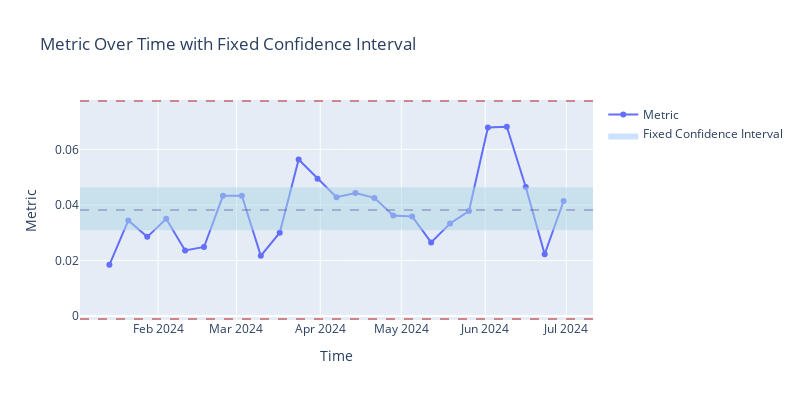

The notebook cell saved with this chart:
### Code cell
plotting.performance_by_time(detector.statistics, detector.reference_distance)

### Figure 1 — Plotly figure (JSON) as saved in the notebook; plotly's stock layout.template omitted (floating-point values rounded to 4 significant figures)
{"data": [{"hovertemplate": "%{y}", "mode": "lines+markers", "name": "Metric", "type": "scatter", "x": ["2024-01-14T00:00:00", "2024-01-21T00:00:00", "2024-01-28T00:00:00", "2024-02-04T00:00:00", "2024-02-11T00:00:00", "2024-02-18T00:00:00", "2024-02-25T00:00:00", "2024-03-03T00:00:00", "2024-03-10T00:00:00", "2024-03-17T00:00:00", "2024-03-24T00:00:00", "2024-03-31T00:00:00", "2024-04-07T00:00:00", "2024-04-14T00:00:00", "2024-04-21T00:00:00", "2024-04-28T00:00:00", "2024-05-05T00:00:00", "2024-05-12T00:00:00", "2024-05-19T00:00:00", "2024-05-26T00:00:00", "2024-06-02T00:00:00", "2024-06-09T00:00:00", "2024-06-16T00:00:00", "2024-06-23T00:00:00", "2024-06-30T00:00:00"], "y": [0.01844, 0.03444, 0.02852, 0.03505, 0.02364, 0.02488, 0.04328, 0.04331, 0.0217, 0.03001, 0.05638, 0.04945, 0.04279, 0.04433, 0.04255, 0.03621, 0.03587, 0.02653, 0.03335, 0.03781, 0.06789, 0.06819, 0.04645, 0.02225, 0.04144]}, {"fill": "toself", "fillcolor": "rgba(0, 100, 255, 0.2)", "hovertemplate": "%{y}", "line": {"color": "rgba(255,255,255,0)"}, "name": "Fixed Confidence Interval", "type": "scatter", "x": ["2024-01-14T00:00:00", "2024-01-21T00:00:00", "2024-01-28T00:00:00", "2024-02-04T00:00:00", "2024-02-11T00:00:00", "2024-02-18T00:00:00", "2024-02-25T00:00:00", "2024-03-03T00:00:00", "2024-03-10T00:00:00", "2024-03-17T00:00:00", "2024-03-24T00:00:00", "2024-03-31T00:00:00", "2024-04-07T00:00:00", "2024-04-14T00:00:00", "2024-04-21T00:00:00", "2024-04-28T00:00:00", "2024-05-05T00:00:00", "2024-05-12T00:00:00", "2024-05-19T00:00:00", "2024-05-26T00:00:00", "2024-06-02T00:00:00", "2024-06-09T00:00:00", "2024-06-16T00:00:00", "2024-06-23T00:00:00", "2024-06-30T00:00:00"], "y": [0.03091, 0.04634]}], "layout": {"height": 400, "hovermode": "x", "shapes": [{"fillcolor": "lightblue", "line": {"width": 0}, "opacity": 0.5, "type": "rect", "x0": 0, "x1": 1, "xref": "x domain", "y0": 0.03091, "y1": 0.04634, "yref": "y"}, {"line": {"color": "firebrick", "dash": "dash"}, "name": "Upper Threshold", "opacity": 0.5, "type": "line", "x0": 0, "x1": 1, "xref": "x domain", "y0": 0.07743, "y1": 0.07743, "yref": "y"}, {"line": {"color": "firebrick", "dash": "dash"}, "name": "Lower Threshold", "opacity": 0.5, "type": "line", "x0": 0, "x1": 1, "xref": "x domain", "y0": -0.001052, "y1": -0.001052, "yref": "y"}, {"line": {"color": "darkslateblue", "dash": "dash"}, "name": "Mean", "opacity": 0.3, "type": "line", "x0": 0, "x1": 1, "xref": "x domain", "y0": 0.03819, "y1": 0.03819, "yref": "y"}], "showlegend": true, "title": {"text": "Metric Over Time with Fixed Confidence Interval"}, "width": 800, "xaxis": {"title": {"text": "Time"}}, "yaxis": {"title": {"text": "Metric"}}}}
